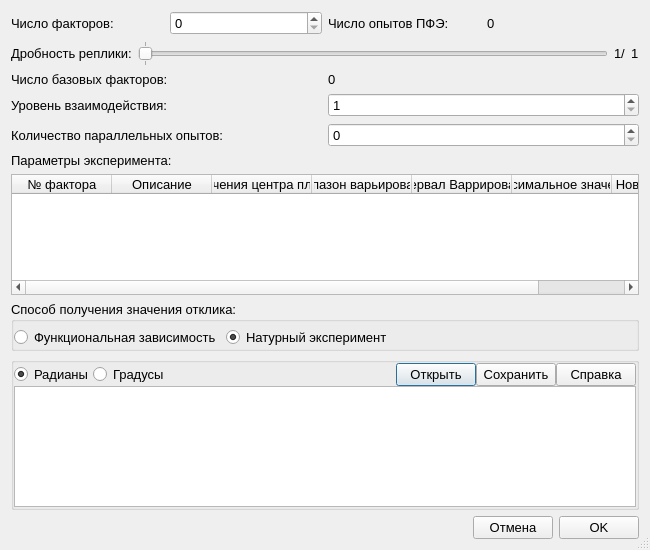
<?xml version="1.0" encoding="UTF-8"?>
<ui version="4.0">
 <class>NewExperimentSettingsDialog</class>
 <widget class="QDialog" name="NewExperimentSettingsDialog">
  <property name="windowModality">
   <enum>Qt::WindowModal</enum>
  </property>
  <property name="geometry">
   <rect>
    <x>0</x>
    <y>0</y>
    <width>650</width>
    <height>550</height>
   </rect>
  </property>
  <property name="font">
   <font>
    <pointsize>10</pointsize>
    <italic>false</italic>
   </font>
  </property>
  <property name="windowTitle">
   <string>Исходные настройки</string>
  </property>
  <property name="sizeGripEnabled">
   <bool>true</bool>
  </property>
  <property name="modal">
   <bool>true</bool>
  </property>
  <layout class="QVBoxLayout" name="verticalLayout_4">
   <item>
    <layout class="QVBoxLayout" name="verticalLayout">
     <item>
      <layout class="QHBoxLayout" name="horizontalLayout">
       <item>
        <widget class="QLabel" name="label">
         <property name="text">
          <string>Число факторов:</string>
         </property>
        </widget>
       </item>
       <item>
        <widget class="QSpinBox" name="FactNum_spinBox">
         <property name="maximum">
          <number>30</number>
         </property>
         <property name="value">
          <number>0</number>
         </property>
        </widget>
       </item>
       <item>
        <widget class="QLabel" name="label_2">
         <property name="text">
          <string>Число опытов ПФЭ: </string>
         </property>
        </widget>
       </item>
       <item>
        <widget class="QLabel" name="PFEnum_labelPFE">
         <property name="text">
          <string>0</string>
         </property>
        </widget>
       </item>
      </layout>
     </item>
     <item>
      <layout class="QHBoxLayout" name="horizontalLayout_2">
       <item>
        <widget class="QLabel" name="label_4">
         <property name="text">
          <string>Дробность реплики:</string>
         </property>
        </widget>
       </item>
       <item>
        <widget class="QSlider" name="DrobRepl_horizontalSlider">
         <property name="minimum">
          <number>0</number>
         </property>
         <property name="maximum">
          <number>0</number>
         </property>
         <property name="value">
          <number>0</number>
         </property>
         <property name="orientation">
          <enum>Qt::Horizontal</enum>
         </property>
         <property name="tickPosition">
          <enum>QSlider::TicksBothSides</enum>
         </property>
         <property name="tickInterval">
          <number>1</number>
         </property>
        </widget>
       </item>
       <item>
        <widget class="QLabel" name="label_3">
         <property name="text">
          <string>1/</string>
         </property>
        </widget>
       </item>
       <item>
        <widget class="QLabel" name="label_drob">
         <property name="text">
          <string>1</string>
         </property>
        </widget>
       </item>
      </layout>
     </item>
     <item>
      <layout class="QHBoxLayout" name="horizontalLayout_3">
       <item>
        <widget class="QLabel" name="label_5">
         <property name="text">
          <string>Число базовых факторов:</string>
         </property>
        </widget>
       </item>
       <item>
        <widget class="QLabel" name="label_FactBase">
         <property name="text">
          <string>0</string>
         </property>
        </widget>
       </item>
      </layout>
     </item>
     <item>
      <layout class="QHBoxLayout" name="horizontalLayout_6">
       <item>
        <widget class="QLabel" name="label_8">
         <property name="text">
          <string>Уровень взаимодействия:</string>
         </property>
        </widget>
       </item>
       <item>
        <widget class="QSpinBox" name="spinBox_interactionLevel">
         <property name="minimum">
          <number>1</number>
         </property>
         <property name="maximum">
          <number>7</number>
         </property>
        </widget>
       </item>
      </layout>
     </item>
     <item>
      <layout class="QHBoxLayout" name="horizontalLayout_5">
       <item>
        <widget class="QLabel" name="label_7">
         <property name="text">
          <string>Количество параллельных опытов:</string>
         </property>
        </widget>
       </item>
       <item>
        <widget class="QSpinBox" name="spinBox_paral"/>
       </item>
      </layout>
     </item>
    </layout>
   </item>
   <item>
    <layout class="QVBoxLayout" name="verticalLayout_3">
     <property name="sizeConstraint">
      <enum>QLayout::SetNoConstraint</enum>
     </property>
     <item>
      <layout class="QVBoxLayout" name="verticalLayout_2">
       <item>
        <widget class="QLabel" name="label_6">
         <property name="text">
          <string>Параметры эксперимента:</string>
         </property>
        </widget>
       </item>
       <item>
        <widget class="QTableWidget" name="tableWidget_Znach">
         <property name="sizePolicy">
          <sizepolicy hsizetype="Minimum" vsizetype="Expanding">
           <horstretch>0</horstretch>
           <verstretch>0</verstretch>
          </sizepolicy>
         </property>
         <property name="minimumSize">
          <size>
           <width>363</width>
           <height>111</height>
          </size>
         </property>
         <property name="baseSize">
          <size>
           <width>0</width>
           <height>0</height>
          </size>
         </property>
         <attribute name="verticalHeaderVisible">
          <bool>false</bool>
         </attribute>
         <column>
          <property name="text">
           <string>№ фактора</string>
          </property>
         </column>
         <column>
          <property name="text">
           <string>Описание</string>
          </property>
         </column>
         <column>
          <property name="text">
           <string>Значения центра плана</string>
          </property>
         </column>
         <column>
          <property name="text">
           <string>Диапазон варьирования</string>
          </property>
         </column>
         <column>
          <property name="text">
           <string>Интервал Варрирования</string>
          </property>
         </column>
         <column>
          <property name="text">
           <string>Максимальное значение</string>
          </property>
         </column>
         <column>
          <property name="text">
           <string>Новый столбец</string>
          </property>
         </column>
        </widget>
       </item>
       <item>
        <widget class="QGroupBox" name="groupBox">
         <property name="title">
          <string>Способ получения значения отклика:</string>
         </property>
         <property name="flat">
          <bool>true</bool>
         </property>
         <layout class="QHBoxLayout" name="horizontalLayout_8">
          <property name="spacing">
           <number>5</number>
          </property>
          <property name="leftMargin">
           <number>0</number>
          </property>
          <property name="topMargin">
           <number>5</number>
          </property>
          <property name="rightMargin">
           <number>0</number>
          </property>
          <property name="bottomMargin">
           <number>0</number>
          </property>
          <item>
           <widget class="QRadioButton" name="rbtnGetYFromFunction">
            <property name="text">
             <string>Функциональная зависимость</string>
            </property>
            <property name="checked">
             <bool>false</bool>
            </property>
            <property name="autoRepeat">
             <bool>true</bool>
            </property>
            <property name="autoExclusive">
             <bool>true</bool>
            </property>
           </widget>
          </item>
          <item>
           <widget class="QRadioButton" name="rbtnGetYFromNatur">
            <property name="text">
             <string>Натурный эксперимент</string>
            </property>
            <property name="checked">
             <bool>true</bool>
            </property>
           </widget>
          </item>
          <item>
           <spacer name="horizontalSpacer_4">
            <property name="orientation">
             <enum>Qt::Horizontal</enum>
            </property>
            <property name="sizeHint" stdset="0">
             <size>
              <width>40</width>
              <height>20</height>
             </size>
            </property>
           </spacer>
          </item>
         </layout>
        </widget>
       </item>
       <item>
        <widget class="QGroupBox" name="grpBoxFormulaParams">
         <property name="title">
          <string/>
         </property>
         <property name="flat">
          <bool>true</bool>
         </property>
         <layout class="QVBoxLayout" name="verticalLayout_6">
          <property name="spacing">
           <number>0</number>
          </property>
          <property name="margin">
           <number>0</number>
          </property>
          <item>
           <layout class="QHBoxLayout" name="horizontalLayout_9">
            <item>
             <widget class="QRadioButton" name="rbRadianCorner">
              <property name="text">
               <string>Радианы</string>
              </property>
              <property name="checked">
               <bool>true</bool>
              </property>
             </widget>
            </item>
            <item>
             <widget class="QRadioButton" name="rbDegreeCorner">
              <property name="text">
               <string>Градусы</string>
              </property>
             </widget>
            </item>
            <item>
             <spacer name="horizontalSpacer_3">
              <property name="orientation">
               <enum>Qt::Horizontal</enum>
              </property>
              <property name="sizeHint" stdset="0">
               <size>
                <width>40</width>
                <height>20</height>
               </size>
              </property>
             </spacer>
            </item>
            <item>
             <widget class="QPushButton" name="loadFormula">
              <property name="toolTip">
               <string>Открыть файл,содержащий функциональную зависимость</string>
              </property>
              <property name="statusTip">
               <string>Открыть файл,содержащий функциональную зависимость</string>
              </property>
              <property name="whatsThis">
               <string>Открыть файл,содержащий функциональную зависимость</string>
              </property>
              <property name="text">
               <string>Открыть</string>
              </property>
             </widget>
            </item>
            <item>
             <widget class="QPushButton" name="saveFormula">
              <property name="toolTip">
               <string>Сохранить функциональную зависимость</string>
              </property>
              <property name="statusTip">
               <string>Сохранить функциональную зависимость</string>
              </property>
              <property name="whatsThis">
               <string>Сохранить функциональную зависимость</string>
              </property>
              <property name="text">
               <string>Сохранить</string>
              </property>
             </widget>
            </item>
            <item>
             <widget class="QPushButton" name="btnShowHelp">
              <property name="toolTip">
               <string>Справка по формуле</string>
              </property>
              <property name="statusTip">
               <string>Справка по формуле</string>
              </property>
              <property name="whatsThis">
               <string>Справка по формуле</string>
              </property>
              <property name="text">
               <string>Справка</string>
              </property>
              <property name="icon">
               <iconset>
                <normaloff>ico/help.ico</normaloff>ico/help.ico</iconset>
              </property>
             </widget>
            </item>
           </layout>
          </item>
          <item>
           <widget class="QTextEdit" name="tFormulaInput">
            <property name="font">
             <font>
              <pointsize>12</pointsize>
              <weight>75</weight>
              <italic>true</italic>
              <bold>true</bold>
             </font>
            </property>
           </widget>
          </item>
         </layout>
        </widget>
       </item>
      </layout>
     </item>
     <item>
      <layout class="QHBoxLayout" name="horizontalLayout_4">
       <item>
        <spacer name="horizontalSpacer">
         <property name="orientation">
          <enum>Qt::Horizontal</enum>
         </property>
         <property name="sizeHint" stdset="0">
          <size>
           <width>40</width>
           <height>20</height>
          </size>
         </property>
        </spacer>
       </item>
       <item>
        <widget class="QPushButton" name="pushButton_2">
         <property name="text">
          <string>Отмена</string>
         </property>
        </widget>
       </item>
       <item>
        <widget class="QPushButton" name="pushButton">
         <property name="text">
          <string>OK</string>
         </property>
        </widget>
       </item>
      </layout>
     </item>
    </layout>
   </item>
  </layout>
 </widget>
 <resources/>
 <connections>
  <connection>
   <sender>NewExperimentSettingsDialog</sender>
   <signal>finished(int)</signal>
   <receiver>NewExperimentSettingsDialog</receiver>
   <slot>close()</slot>
   <hints>
    <hint type="sourcelabel">
     <x>28</x>
     <y>6</y>
    </hint>
    <hint type="destinationlabel">
     <x>24</x>
     <y>525</y>
    </hint>
   </hints>
  </connection>
 </connections>
</ui>
